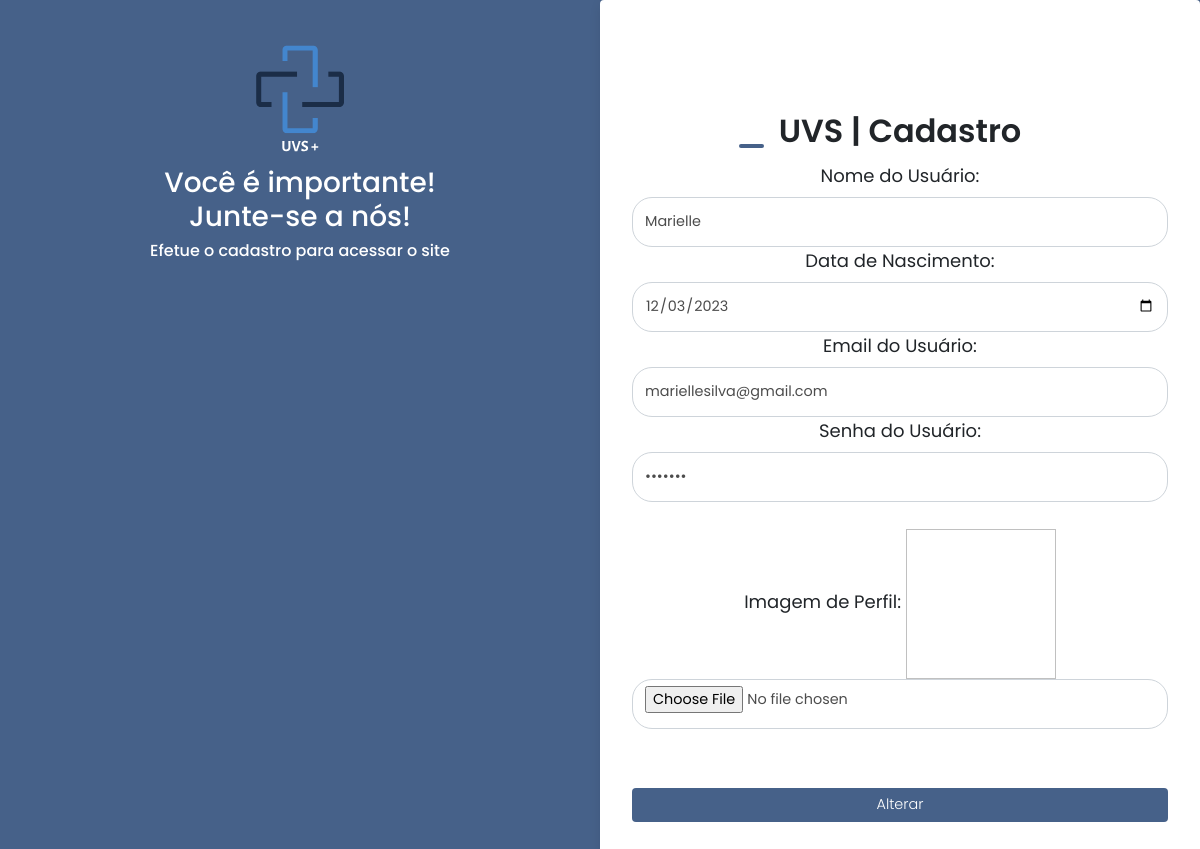
/PHP/edit.php?id=15, run on the app's committed database.
### tables this page shows
CREATE TABLE `tbubs` (
  `email` varchar(50) NOT NULL,
  `senha` varchar(50) NOT NULL,
  `nome` varchar(20) NOT NULL,
  `data` date DEFAULT NULL,
  `id` int(100) NOT NULL,
  `caminho` varchar(100) DEFAULT NULL,
  `imagem` varchar(100) DEFAULT NULL
);

### PHP/edit.php (the view, shortened to what this page needs)
<?php
    include_once('../banco/dbconnect.php');
    if(!empty($_GET['id']))
    {
        $id = $_GET['id'];
        $sqlSelect = "SELECT *  FROM tbubs WHERE id=$id";
        $result = $conexao->query($sqlSelect);
    if($result->num_rows > 0){
          while($user_data = mysqli_fetch_assoc($result)) {
           $email = $user_data['email'];
           $nome = $user_data['nome'];
           $data = $user_data['data'];
           $senha = $user_data['senha'];
        }
    }
    }else{
        header('Location:../pages/usuarios.php');
    }
?>
<!DOCTYPE html>
<html lang="pt-br">
<head>
    <link rel="stylesheet" href="https://stackpath.bootstrapcdn.com/bootstrap/4.1.3/css/bootstrap.min.css">
    <link rel="stylesheet" href="../CSS/login.css">
</head>
<body>
  <div class="login1">
  <img id="imagem1" src="../IMAGENS/UVS +.svg" width="70%" ></img>
     <h3>Você é importante!<br>
         Junte-se a nós!
     <h3>
     <p>Efetue o cadastro para acessar o site</p>
   </div>
    <main class="container">
        <h2>UVS | Cadastro</h2>
        <form name="form1" method="post" action="saveEdit.php" onsubmit="return valida_form()">
        <div class="input-field">
                <label>Nome do Usuário:</label>
                <input class="form-control" type="text" name="nome" id="nome"
                    placeholder="insira o nome" value=<?php echo $nome; ?>>
                <label>Data de Nascimento:</label>
                <input class="form-control" type="date" name="data" id="data"
                    placeholder="Insira a data" value=<?php echo $data; ?>>
                <label>Email do Usuário:</label>
                <input class="form-control" type="text" name="email" id="email"
                    placeholder="insira o email" value=<?php echo $email; ?>>
                <label>Senha do Usuário:</label>
                <input class="form-control" type="password" name="senha" id="senha"
                    placeholder="insira a senha" value=<?php echo $senha; ?>><br>
                    <label class="labtext">Imagem de Perfil:</label>
               <img  name="perfiluser" style="width: 150px; height: 150px">
               <input class="form-control" type="file" name="imagem" id="imagem" onchange="previewImagem()" required><br>
            </div>
            <input type="submit" value="Alterar" name="alterar" >
        </form>
    </main>
</body>
</html>

### CSS/login.css (style rules this page uses)
* { margin: 0; border: 0; padding: 0; box-sizing: border-box; font-family: "Poppins", sans-serif; }
body { background: #466189; }
#imagem1 { top: 3%; margin: 0 auto; height: 25%; width: 25%; }
h3 { color: white; }
p { font-size: medium; }
.login1 { width: 50%; min-height: 100VH; padding: 2rem; float: left; text-align: center; }
.container { background: white; width: 50%; min-height: 100VH; padding: 2rem; box-shadow: 5px 5px 15px rgba(0, 0, 0, 0.2); border-radius: 4px; margin-left: 50%; text-align: center; }
main h2 { font-weight: 600; position: relative; margin-top: 15%; }
main h2::before { content: ''; position: absolute; height: 4px; width: 25px; bottom: 3px; left: 20%; border-radius: 8px; background: #466189; }
form { display: flex; flex-direction: column; margin-top: 2%; font-size: large; }
.input-field input { outline: none; font-size: 0.9rem; color: rgba(0, 0, 0, 0.7); width: 100%; height: 50px; background-color: rgb(255, 255, 255); border-radius: 20px; }
.labtext { right: 10% }
.input-field input::placeholder { color: rgba(0, 0, 0, 0.5); }
form input[type="submit"] { margin-top: 2rem; padding: 0.4rem; width: 100%; background: #466189; cursor: pointer; color: white; font-size: 0.9rem; font-weight: 300; border-radius: 4px; transition: all 0.3s ease; }

### data on the page
tbubs: nome "Marielle", data "12/03/2023", email "mariellesilva@gmail.com"
